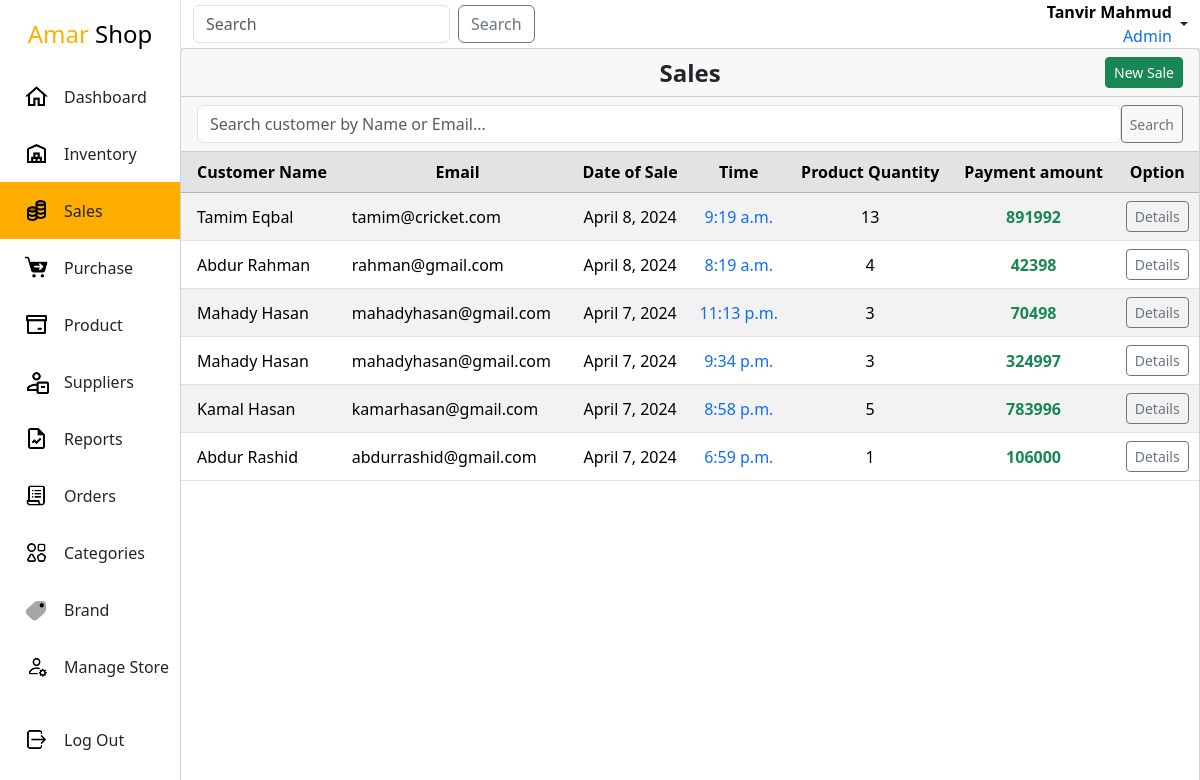
Page /admin-panel/sales/ (signed in) on the committed database.
### app/models.py (models this page shows, shortened)
class User(AbstractBaseUser, PermissionsMixin):
    email = models.EmailField(max_length=255, unique=True)
    first_name = models.CharField(max_length=255)
    last_name = models.CharField(max_length=255, blank=True, null=True)
    is_active = models.BooleanField(default=True)
    is_staff = models.BooleanField(default=False)
    profile_pic = models.ImageField(upload_to=profile_image_path, null=True, blank=True)
    objects = UserManager()
    USERNAME_FIELD = 'email'
    REQUIRED_FIELDS = ['first_name', 'last_name']

class Sales(models.Model):
    user = models.ForeignKey(User,on_delete=models.CASCADE,null=True, blank=True)
    general_user = models.ForeignKey(GeneralUser, on_delete=models.CASCADE, null=True, blank=True)
    amount = models.IntegerField(null=True,blank=True)
    product_quantity = models.BigIntegerField(null=True,blank=True)
    sales_date = models.DateTimeField(auto_now_add=True)
    class Meta:
        ordering = ['-sales_date']

class GeneralUser(models.Model):
    first_name = models.CharField(max_length=255)
    last_name = models.CharField(max_length=255, null=True, blank=True)
    email = models.EmailField(max_length=255, unique=True,null=True, blank=True)
    phone = models.CharField(max_length=20, unique=True)
    class Meta:
        ordering = ['-id']

### app/views.py (the view, shortened to what this page needs)
# urls.py: path('sales/',SalesListView.as_view(),name='sales-list'),
class SalesListView(SuperuserRequiredMixin, ListView):
    model = Sales
    context_object_name = 'Sales'
    template_name = 'inventory/sales/salesList.html'
    def get_queryset(self):
        queryset = super().get_queryset()
        search_q = self.request.GET.get('q', None)
        return queryset

### app/views.py (called while the page is built)
    def test_func(self):
        return self.request.user.is_superuser

### templates/inventory/sales/salesList.html (shortened to what this page needs)
{% extends "Layout.html" %}
{% load static %}
{%block link%}
    <link rel="stylesheet" href="{%static 'css/inventory.css'%}">
{%endblock link%}
{%block main%}
<div class="inventory">
    <div class="card height-100">
        <div class="card-header d-flex justify-content-end align-items-center position-relative">
            <div class="fs-4 fw-bold position-absolute top-50 start-50 translate-middle">Sales</div>
            <a href="{%url 'new-sale'%}" class="ms-2 btn btn-sm btn-success">New Sale</a>
        </div>
        <div class="card-header">
          <div class="">
            <form method="get" action="{%url 'sales-list'%}" class="d-flex">
                <input class="form-control" type="text" name="q" placeholder="Search customer by Name or Email...">
                <button class="btn btn-sm btn-outline-secondary" type="submit">Search</button>
            </form>
          </div>
        </div>
        <div class="card-body p-0 overflow-scroll">
          <table class="table table-striped">
            <thead class="table-secondary sticky-top">
              <tr>
                <th scope="col" class="ps-3">Customer Name</th>
                <th scope="col" class="text-center align-middle">Email</th>
                <th scope="col" class="text-center align-middle">Date of Sale</th>
                <th scope="col" class="text-center align-middle">Time</th>
                <th scope="col" class="text-center align-middle">Product Quantity</th>
                <th scope="col" class="text-center align-middle">Payment amount</th>
                <th scope="col" class="text-center align-middle">Option</th>
              </tr>
            </thead>
            <tbody>
              {%for sale in Sales%}
                <tr>
                  {%if sale.user%}
                    <td class="ps-3 align-middle">
                      <a href="{%url 'sale-details' sale.id%}" class="text-primary">{{sale.user.first_name}} {{sale.user.last_name}}</a>
                    </td>
                  {%else%}
                    <td class="ps-3 align-middle">{{sale.general_user.first_name}} {{sale.general_user.last_name}}</td>
                  {%endif%}
                  {%if sale.user%}
                    <td class="text-center align-middle">{{sale.user.email}}</td>
                  {%else%}
                    <td class="align-middle">{{sale.general_user.email}}</td>
                  {%endif%}
                  <td class="text-center align-middle">{{sale.sales_date.date}}</td>
                  <td class="text-center align-middle text-primary">{{sale.sales_date.time}}</td>
                  <td class="text-center align-middle">{{sale.product_quantity}}</td>
                  <td class="text-center fw-bold text-success align-middle">{{sale.amount}}</td>
                  <td class="text-center align-middle">
                    <a href="{%url 'sale-details' sale.id%}" class="btn btn-sm btn-outline-secondary">Details</a>
                  </td>
                </tr>
              {%endfor%}
            </tbody>
          </table>
        </div>
    </div>
</div>
{%endblock main%}

### templates/Layout.html (shortened to what this page needs)
{% load static %}
<!DOCTYPE html>
<html lang="en">
<head>
    {% load bootstrap5 %}
    {% bootstrap_css %}
    {%block link%}{%endblock link%}
    <link rel="stylesheet" href="{% static 'css/layout.css'%}">
</head>
<body>
    <div class="mother-div">
        <div class="sidebar">
            <div class="upper">
                <div class="branding">
                    <a href="{%url 'dashboard'%}">
                        <span class="gedget">Amar</span> Shop
                    </a>
                </div>
                <ul class="navList">
                    <li class="navItem">
                        <a href="{%url 'dashboard'%}">
                            <img src="{%static 'icons/nav/home.png'%}" width="25" alt="Dashboard"/>
                            <div class="navtitle">Dashboard</div>
                        </a>
                    </li>
                    <li class="navItem">
                        <a href="{%url 'inventory-list'%}" >
                            <img src="{%static 'icons/nav/inventory.png'%}" width="25" alt="Inventory"/>
                            <div class="navtitle">Inventory</div>
                        </a>
                    </li>
                    <li class="navItem">
                        <a href="{%url 'sales-list'%}" >
                            <img src="{%static 'icons/nav/sales.png'%}" width="25" alt="Inventory"/>
                            <div class="navtitle">Sales</div>
                        </a>
                    </li>
                    <li class="navItem">
                        <a href="{%url 'purchase-list'%}" >
                            <img src="{%static 'icons/nav/purchase.png'%}" width="25" alt="Inventory"/>
                            <div class="navtitle">Purchase</div>
                        </a>
                    </li>
                    <li class="navItem">
                        <a href="{%url 'product-list'%}">
                            <img src="{%static 'icons/nav/product.png'%}" width="25" alt="Orders"/>
                            <div class="navtitle">Product</div>
                        </a>
                    </li>
                    <li class="navItem">
                        <a href="{%url 'supplier-list'%}">
                            <img src="{%static 'icons/nav/suppliers.png'%}" width="25" alt="Suppliers"/>
                            <div class="navtitle">Suppliers</div>
                        </a>
                    </li>
                    <li class="navItem">
                        <a href="{%url 'reports'%}">
                            <img src="{%static 'icons/nav/reports.png'%}" width="25" alt="Reports"/>
                            <div class="navtitle">Reports</div>
                        </a>
                    </li>
                    <li class="navItem">
                        <a href="{%url 'orders'%}">
                            <img src="{%static 'icons/nav/orders.png'%}" width="25" alt="Orders"/>
                            <div class="navtitle">Orders</div>
                        </a>
                    </li>
                    <li class="navItem">
                        <a href="{%url 'category-list'%}">
                            <img src="{%static 'icons/nav/category.png'%}" width="25" alt="Orders"/>
                            <div class="navtitle">Categories</div>
                        </a>
                    </li>
                    <li class="navItem">
                        <a href="{%url 'brand-list'%}">
                            <img src="{%static 'icons/nav/brand.png'%}" width="25" alt="Orders"/>
                            <div class="navtitle">Brand</div>
                        </a>
                    </li>
                    <li class="navItem">
                        <a href="{%url 'manage'%}">
                            <img src="{%static 'icons/nav/manage.png'%}" width="25" alt="Manage_Store"/>
                            <div class="navtitle">Manage Store</div>
                        </a>
                    </li>
                </ul>
            </div>
            <div class="lower">
                <ul class="navList">
                    <li class="navItem">
                        <a href="{%url 'admin-logout'%}">
                            <img src="{%static 'icons/nav/logout.png'%}" width="25" alt="Logout"/>
                            <div class="navtitle">Log Out</div>
                        </a>
                    </li>
                </ul>
            </div>
        </div>
        <div class="content">
            <nav class="navbar navbar-light navbar-w bg-white p-0">
                <div class="container-fluid">
                    <form class="d-flex">
                        <input class="form-control me-2" type="search" placeholder="Search" aria-label="Search">
                        <button class="btn btn-outline-secondary" type="submit">Search</button>
                    </form>
                    <div class="nav-item dropdown">
                        <a class="nav-link dropdown-toggle d-flex align-items-center" href="#" id="navbarDropdownMenuLink" role="button" data-bs-toggle="dropdown" aria-expanded="false">
                            <div class="text-end text-black me-1">
                                <div class="fw-bold">{{request.user.first_name}} {{request.user.last_name}}</div>
                                <div class="text-primary">Admin</div>
                            </div>
                        </a>
                    </div>
                </div>
            </nav>
            <div class="main-content">
                {%block main%}
                {%endblock main%}
            </div>
        </div>
    </div>
</body>
</html>

### static/css/inventory.css (style rules this page uses)
.inventory { width: 100%; height: 100%; overflow: scroll; }
ul { list-style-type: none; padding: 0; }
.height-100 { height: 100%; }

### static/css/layout.css (style rules this page uses)
* { padding: 0; margin: 0; box-sizing: border-box; }
a { text-decoration: none; color: black; }
.mother-div { width: 100vw; height: 100vh; background: rgb(228, 228, 228); display: flex; justify-content: space-between; }
.sidebar { width: 15vw; height: 100%; background: white; display: flex; flex-direction: column; justify-content: space-between; align-items: center; }
.upper { width: 100%; height: auto; }
.branding { width: 100%; text-align: center; padding: 1rem 0; font-size: 1.5rem; }
.branding a { text-decoration: none; }
.gedget { color: rgb(255, 174, 0); }
.navList { list-style-type: none; margin: 0; padding: 0; overflow: hidden; }
.navItem { width: 100%; display: flex; align-items: center; transition: all .300s ease; }
.navItem a { text-decoration: none; width: 100%; height: 100%; padding: 1rem 0; padding-left: 1.5rem; display: flex; align-items: center; color: inherit; }
.navtitle { margin-left: 15px; }
.lower { width: 100%; height: auto; padding-bottom: 2rem; }
.content { width: 85vw; height: 100vh; }
.navbar-w { width: 100%; border-left: 1px solid rgb(228, 228, 228); }
.selected { background: rgb(255, 174, 0); }
.main-content { width: 100%; height: 93%; }
input, select,textarea { width: 100%; padding: .6rem; border: none; border-radius: 8px; background-color: rgba(218, 218, 218, 0.878); }

### rows in the picture
User: user.first_name "Tanvir", user.last_name "Mahmud"
Sales: general_user.first_name "Tamim", general_user.last_name "Eqbal", general_user.email "tamim@cricket.com", sales_date "April 8, 2024", sales_date.time "9:19 a.m.", product_quantity "13", amount "891992"
Sales: general_user.first_name "Abdur", general_user.last_name "Rahman", general_user.email "rahman@gmail.com", sales_date "April 8, 2024", sales_date.time "8:19 a.m.", product_quantity "4", amount "42398"
Sales: general_user.first_name "Mahady", general_user.last_name "Hasan", general_user.email "mahadyhasan@gmail.com", sales_date "April 7, 2024", sales_date.time "11:13 p.m.", product_quantity "3", amount "70498"
Sales: general_user.first_name "Mahady", general_user.last_name "Hasan", general_user.email "mahadyhasan@gmail.com", sales_date "April 7, 2024", sales_date.time "9:34 p.m.", product_quantity "3", amount "324997"
Sales: general_user.first_name "Kamal", general_user.last_name "Hasan", general_user.email "kamarhasan@gmail.com", sales_date "April 7, 2024", sales_date.time "8:58 p.m.", product_quantity "5", amount "783996"
Sales: general_user.first_name "Abdur", general_user.last_name "Rashid", general_user.email "abdurrashid@gmail.com", sales_date "April 7, 2024", sales_date.time "6:59 p.m.", product_quantity "1", amount "106000"
